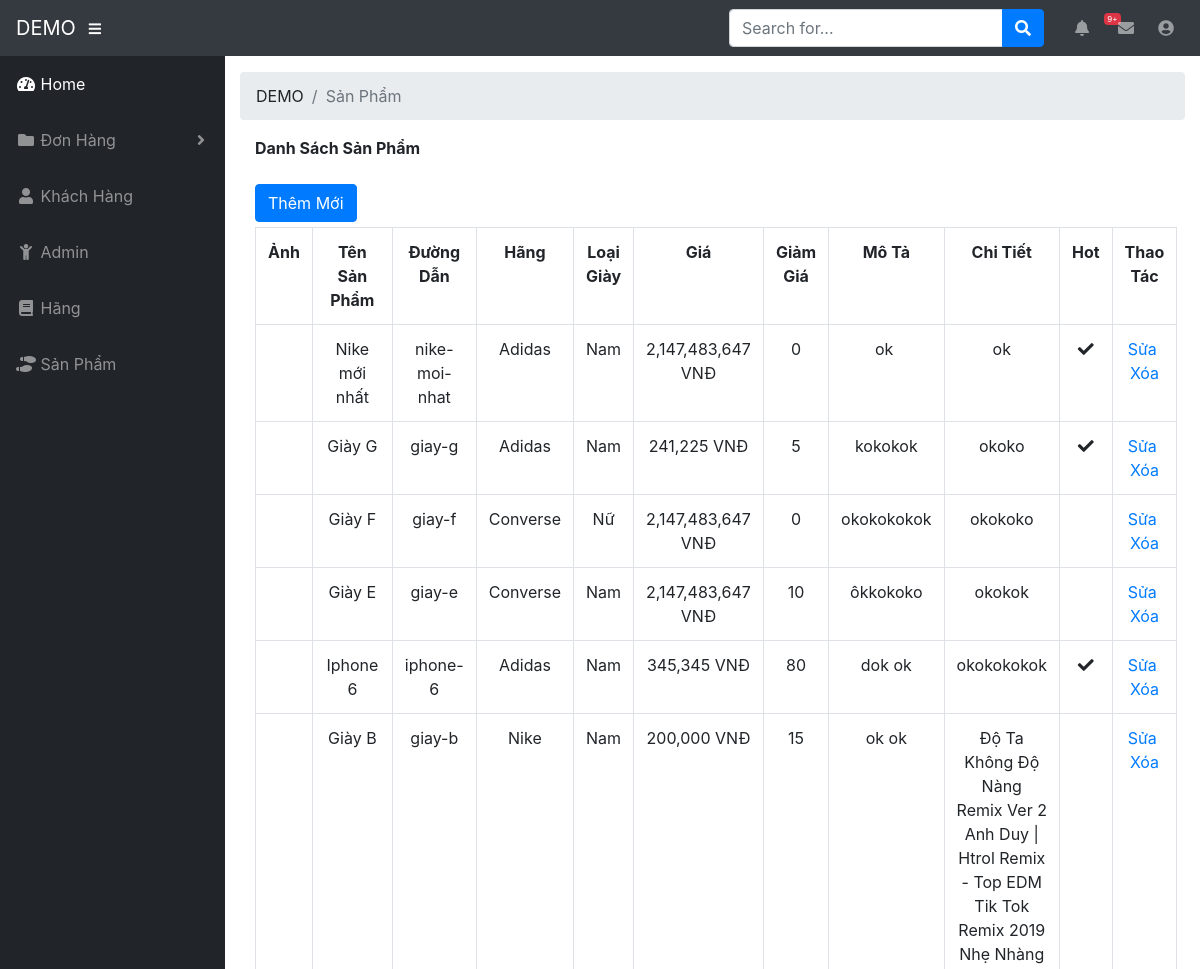
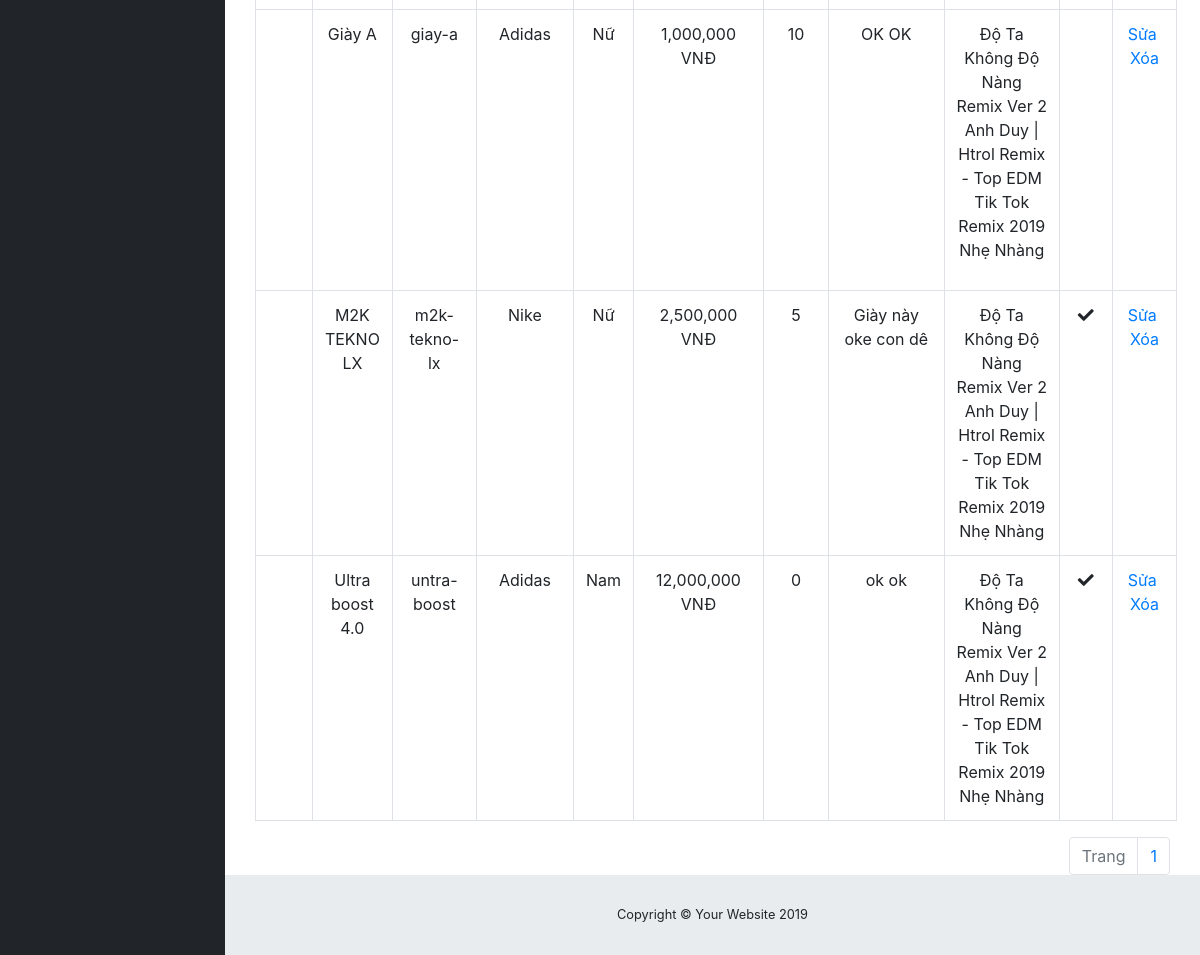
The page /admin/list-product (signed in) on the database its author committed (2 pictures, top to bottom).
### tables this page shows
CREATE TABLE `tbl_product` (
  `id` int(11) NOT NULL,
  `category_id` int(11) NOT NULL,
  `name` varchar(500) NOT NULL,
  `slug` varchar(500) NOT NULL,
  `type_id` int(1) NOT NULL,
  `quantity` int(11) NOT NULL,
  `price` int(11) NOT NULL,
  `discount` float NOT NULL,
  `description` text NOT NULL,
  `content` text NOT NULL,
  `img` varchar(500) NOT NULL,
  `hotproduct` int(1) NOT NULL,
  `view` int(11) NOT NULL,
  `created_at` datetime NOT NULL DEFAULT CURRENT_TIMESTAMP
);

CREATE TABLE `tbl_category` (
  `category_id` int(11) NOT NULL,
  `name` varchar(500) NOT NULL,
  `slug` varchar(500) NOT NULL
);

CREATE TABLE `tbl_type` (
  `type_id` int(11) NOT NULL,
  `name` varchar(5) NOT NULL,
  `slug` varchar(100) NOT NULL
);

### Controllers/Backend/productController.php (called while the page is built, shortened)
<?php
	include "Models/Backend/productModel.php";
	class productController extends baseController{
		public function listproduct(){
			$total = $this->total();
			$recordPerPage = 15;
			$num_page = ceil($total/$recordPerPage);
			$p = isset($_GET["p"])&&$_GET["p"]>0 ? ($_GET["p"]-1):0;
			$from = $p*$recordPerPage;
			$list_record = $this->fetchAll($from,$recordPerPage);
			$this->setView("Views/Backend/product.php", array("list_record"=>$list_record,"num_page"=>$num_page));
			$this->renderBody();
		}
	}
 ?>

### Core/route.php (called while the page is built, shortened)
<?php
	$area = isset($_GET["area"])?$_GET["area"]:"";
	$controller = isset($_GET["controller"])?$_GET["controller"]:"home";
	$action = isset($_GET["action"])?$_GET["action"]:"index";
	$folder_area = "Frontend";
	if($area == "admin"){
		$folder_area = "Backend";
	}
	$fileController = "Controllers/$folder_area/".$controller."Controller.php";
	if(file_exists($fileController)){
		$classController = $controller."Controller";
		if(class_exists($classController)){
			$obj = new $classController();
			if(method_exists($classController,$action)){
				$obj->$action();
			}else{
				die("<h4>Hàm $action không tồn tại</h4><br><a href='index.php?area=admin'>Quay lại</a>");
			}
		}
	}else
		die("<h4>File $fileController không tồn tại</h4><br><a href='index.php?area=admin'>Quay lại</a>");
 ?>

### index.php (called while the page is built, shortened)
<?php
	include "Core/baseController.php";
	include "Core/route.php";
 ?>

### Models/Backend/productModel.php (called while the page is built, shortened)
<?php
	trait productModel{
		public function fetchAll($from, $recordPerPage){
			$db = connection::getInstance();
			$query = $db->prepare("select * from tbl_product order by id desc limit $from, $recordPerPage");
			$query->setFetchMode(PDO::FETCH_OBJ);
			$query->execute();
			$arr = $query->fetchAll();
			return $arr;
		}
		public function total(){
			$db = connection::getInstance();
			$query_total = $db->prepare("select id from tbl_product");
			$query_total->execute();
			$total = $query_total->rowCount();
			return $total;
		}
	}
 ?>

### Views/Backend/product.php (the view, shortened to what this page needs)
<ol class="breadcrumb">
   <li class="breadcrumb-item">
      DEMO
   </li>
   <li class="breadcrumb-item active">Sản Phẩm</li>
</ol>
<div class="col-md-12">
          <div class="panel-heading" style="font-weight: bold;">Danh Sách Sản Phẩm</div>
      <br>
   <div style="margin-bottom:5px;">
      <a href="admin/list-product/them-moi" class="btn btn-primary">Thêm Mới</a>
   </div>
   <div class="panel panel-primary">
      <div class="panel-body">
         <table class="table table-bordered table-hover">
            <tr>
               <th style="width: 100px; text-align: center;">Ảnh</th>
               <th style="width: 100px; text-align: center;">Tên Sản Phẩm</th>
               <th style="width: 100px; text-align: center;">Đường Dẫn</th>
               <th style="width: 50px; text-align: center;">Hãng</th>
               <th style="width: 50px; text-align: center;">Loại Giày</th>
               <th style="width: 50px; text-align: center;">Giá</th>
               <th style="width: 50px; text-align: center;">Giảm Giá</th>
               <th style="width: 100px; text-align: center;">Mô Tả</th>
               <th style="width: 150px; text-align: center;">Chi Tiết</th>
               <th style="width: 50px; text-align: center;">Hot</th>
               <th style="width: 100px; text-align: center;">Thao Tác</th>
            </tr>
            <?php foreach($list_record as $rows): ?>
            <tr>
               <td style="text-align: center;">
               </td>
               <td style="text-align: center;"><?php echo $rows->name; ?></td>
               <td style="text-align: center;"><?php echo $rows->slug; ?></td>
               <td style="text-align: center;">
                  <?php
                     $db = connection::getInstance();
                     $query = $db->prepare("select name from tbl_category where category_id=:id");
                     $query->setFetchMode(PDO::FETCH_OBJ);
                     $query->execute(array("id"=>$rows->category_id));
                     $category = $query->fetch();
                     echo isset($category->name)?$category->name:"";
                     ?>
               </td>
               <td style="text-align: center;">
                  <?php
                     $db = connection::getInstance();
                     $query = $db->prepare("select name from tbl_type where type_id=:id");
                     $query->setFetchMode(PDO::FETCH_OBJ);
                     $query->execute(array("id"=>$rows->type_id));
                     $type = $query->fetch();
                     echo isset($type->name)?$type->name:"";
                     ?>
               </td>
               <td style="text-align: center;"><?php echo number_format($rows->price); ?> VNĐ</td>
               <td style="text-align: center;"><?php echo $rows->discount; ?></td>
               <td style="text-align: center;"><?php echo $rows->description; ?></td>
               <td style="text-align: center;"><?php echo $rows->content; ?></td>
               <td style="text-align: center;">
                  <?php if($rows->hotproduct == 1): ?>
                  <i class="fa fa-check"></i>
                  <?php endif; ?>
               </td>
               <td style="text-align:center;">
                  <a href="admin/list-product/sua/<?php echo $rows->id; ?>">Sửa</a>&nbsp;
                  <a href="index.php?area=admin&controller=product&action=delete&id=<?php echo $rows->id; ?>" onclick="return window.confirm('Are you sure?');">Xóa</a>
               </td>
            </tr>
            <?php endforeach; ?>
         </table>
         <ul class="pagination" style="float: right;">
            <li class="page-item disabled"><a class="page-link" href="#">Trang</a></li>
            <?php for($i = 1; $i <= $num_page; $i++): ?>
            <li class="page-item"><a class="page-link" href="admin/list-product/trang/<?php echo $i; ?>"><?php echo $i; ?></a></li>
            <?php endfor; ?>
         </ul>
      </div>
   </div>
</div>

### Core/baseController.php (shortened to what this page needs)
<?php
	class baseController{
		public $view = NULL;
		public $layout = NULL;
		public function setView($viewName, $data = NULL){
			if(file_exists($viewName)){
				include $viewName;
				$this->view = ob_get_contents();
			}
		}
		public function setLayout($layoutName){
			if(file_exists($layoutName))
				$this->layout = $layoutName;
		}
		public function renderBody(){
			if($this->layout != NULL)
				include $this->layout;
			else if($this->view != NULL)
				echo $this->view;
		}
	}
 ?>

### Views/Backend/layout.php (shortened to what this page needs)
<!DOCTYPE html>
<html lang="en">
   <head>
      <link href="Assets/Backend/vendor/fontawesome-free/css/all.min.css" rel="stylesheet" type="text/css">
      <link href="Assets/Backend/vendor/datatables/dataTables.bootstrap4.css" rel="stylesheet">
      <link href="Assets/Backend/css/sb-admin.css" rel="stylesheet">
   </head>
   <body id="page-top">
      <nav class="navbar navbar-expand navbar-dark bg-dark static-top">
         <a class="navbar-brand mr-1" href="admin">DEMO</a>
         <button class="btn btn-link btn-sm text-white order-1 order-sm-0" id="sidebarToggle" href="#">
         <i class="fas fa-bars"></i>
         </button>
         <form class="d-none d-md-inline-block form-inline ml-auto mr-0 mr-md-3 my-2 my-md-0">
            <div class="input-group">
               <input type="text" class="form-control" placeholder="Search for..." aria-label="Search" aria-describedby="basic-addon2">
               <div class="input-group-append">
                  <button class="btn btn-primary" type="button">
                  <i class="fas fa-search"></i>
                  </button>
               </div>
            </div>
         </form>
         <ul class="navbar-nav ml-auto ml-md-0">
            <li class="nav-item dropdown no-arrow mx-1">
               <a class="nav-link dropdown-toggle" href="#" id="alertsDropdown" role="button" data-toggle="dropdown" aria-haspopup="true" aria-expanded="false">
               <i class="fas fa-bell fa-fw"></i>
               <span class="badge badge-danger">9+</span>
               </a>
            </li>
            <li class="nav-item dropdown no-arrow mx-1">
               <a class="nav-link dropdown-toggle" href="#" id="messagesDropdown" role="button" data-toggle="dropdown" aria-haspopup="true" aria-expanded="false">
               <i class="fas fa-envelope fa-fw"></i>
               </a>
            </li>
            <li class="nav-item dropdown no-arrow">
               <a class="nav-link dropdown-toggle" href="#" id="userDropdown" role="button" data-toggle="dropdown" aria-haspopup="true" aria-expanded="false">
               <i class="fas fa-user-circle fa-fw"></i>
               </a>
            </li>
         </ul>
      </nav>
      <div id="wrapper">
         <ul class="sidebar navbar-nav">
            <li class="nav-item active">
               <a class="nav-link" href="admin">
               <i class="fas fa-fw fa-tachometer-alt"></i>
               <span>Home</span>
               </a>
            </li>
            <li class="nav-item dropdown">
               <a class="nav-link dropdown-toggle" href="#" id="pagesDropdown" role="button" data-toggle="dropdown" aria-haspopup="true" aria-expanded="false">
               <i class="fas fa-fw fa-folder"></i>
               <span>Đơn Hàng</span>
               </a>
            </li>
            <li class="nav-item">
               <a class="nav-link" href="admin/list-user">
               <i class="fas fa-fw fas fa-user"></i>
               <span>Khách Hàng</span></a>
            </li>
            <li class="nav-item">
               <a class="nav-link" href="admin/list-admin">
               <i class="fas fa-fw fas fa-child"></i>
               <span>Admin</span></a>
            </li>
            <li class="nav-item">
               <a class="nav-link" href="admin/list-category">
               <i class="fas fa-fw fas fa-book"></i>
               <span>Hãng</span></a>
            </li>
            <li class="nav-item">
               <a class="nav-link" href="admin/list-product">
               <i class="fas fa-fw fas fa-shoe-prints"></i>
               <span>Sản Phẩm</span></a>
            </li>
         </ul>
         <div id="content-wrapper">
            <div class="container-fluid">
               <?php
                  echo $this->view;
                  ?>
            </div>
            <footer class="sticky-footer">
               <div class="container my-auto">
                  <div class="copyright text-center my-auto">
                     <span>Copyright © Your Website 2019</span>
                  </div>
               </div>
            </footer>
         </div>
      </div>
   </body>
</html>

### Views/Backend/product.php (style rules this page uses)
.pagination { padding:0px; margin:0px; }

### rows shown on the page
tbl_product: name "Nike mới nhất", slug "nike-moi-nhat", category.name "Adidas", type.name "Nam", price "2,147,483,647", discount "0", description "ok", content "ok", hotproduct 1 (drawn)
tbl_product: name "Giày G", slug "giay-g", category.name "Adidas", type.name "Nam", price "241,225", discount "5", description "kokokok", content "okoko", hotproduct 1 (drawn)
tbl_product: name "Giày F", slug "giay-f", category.name "Converse", type.name "Nữ", price "2,147,483,647", discount "0", description "okokokokok", content "okokoko"
tbl_product: name "Giày E", slug "giay-e", category.name "Converse", type.name "Nam", price "2,147,483,647", discount "10", description "ôkkokoko", content "okokok"
tbl_product: name "Iphone 6", slug "iphone-6", category.name "Adidas", type.name "Nam", price "345,345", discount "80", description "dok ok", content "okokokokok", hotproduct 1 (drawn)
tbl_product: name "Giày B", slug "giay-b", category.name "Nike", type.name "Nam", price "200,000", discount "15", description "ok ok", content "Độ Ta Không Độ Nàng Remix Ver 2 Anh Duy | Htrol Remix - Top EDM Tik Tok Remix 2019 Nhẹ Nhàng"
tbl_product: name "Giày A", slug "giay-a", category.name "Adidas", type.name "Nữ", price "1,000,000", discount "10", description "OK OK", content "Độ Ta Không Độ Nàng Remix Ver 2 Anh Duy | Htrol Remix - Top EDM Tik Tok Remix 2019 Nhẹ Nhàng"
tbl_product: name "M2K TEKNO LX", slug "m2k-tekno-lx", category.name "Nike", type.name "Nữ", price "2,500,000", discount "5", description "Giày này oke con dê", content "Độ Ta Không Độ Nàng Remix Ver 2 Anh Duy | Htrol Remix - Top EDM Tik Tok Remix 2019 Nhẹ Nhàng", hotproduct 1 (drawn)
tbl_product: name "Ultra boost 4.0", slug "untra-boost", category.name "Adidas", type.name "Nam", price "12,000,000", discount "0", description "ok ok", content "Độ Ta Không Độ Nàng Remix Ver 2 Anh Duy | Htrol Remix - Top EDM Tik Tok Remix 2019 Nhẹ Nhàng", hotproduct 1 (drawn)
